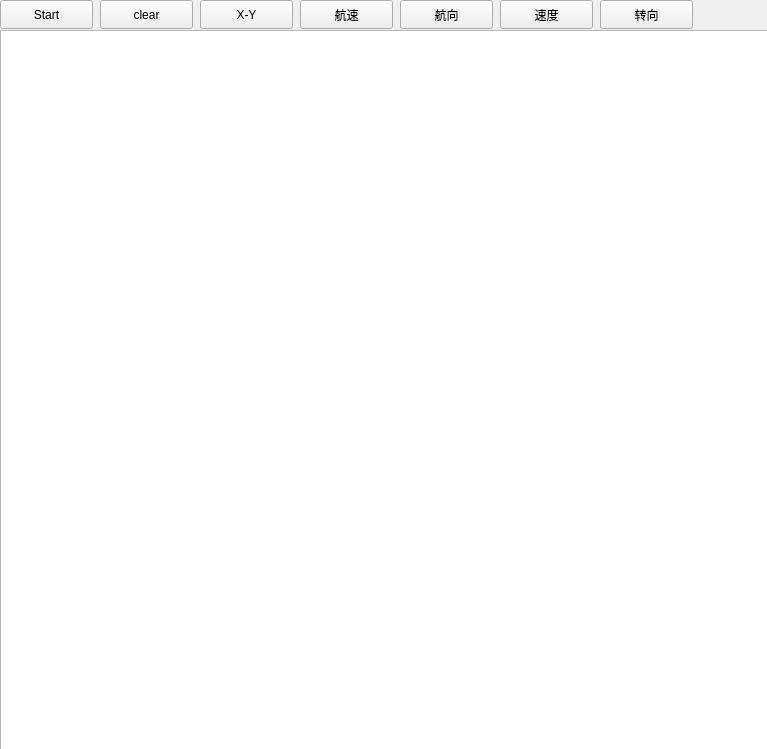
<?xml version="1.0" encoding="UTF-8"?>
<ui version="4.0">
 <class>Form</class>
 <widget class="QWidget" name="Form">
  <property name="geometry">
   <rect>
    <x>0</x>
    <y>0</y>
    <width>767</width>
    <height>749</height>
   </rect>
  </property>
  <property name="windowTitle">
   <string>Form</string>
  </property>
  <widget class="QChartView" name="graphicsView">
   <property name="geometry">
    <rect>
     <x>0</x>
     <y>30</y>
     <width>781</width>
     <height>721</height>
    </rect>
   </property>
  </widget>
  <widget class="QPushButton" name="Clear">
   <property name="geometry">
    <rect>
     <x>100</x>
     <y>0</y>
     <width>93</width>
     <height>29</height>
    </rect>
   </property>
   <property name="text">
    <string>clear</string>
   </property>
  </widget>
  <widget class="QPushButton" name="StartAndStop">
   <property name="geometry">
    <rect>
     <x>0</x>
     <y>0</y>
     <width>93</width>
     <height>29</height>
    </rect>
   </property>
   <property name="text">
    <string>Start</string>
   </property>
  </widget>
  <widget class="QPushButton" name="showVelocity">
   <property name="geometry">
    <rect>
     <x>300</x>
     <y>0</y>
     <width>93</width>
     <height>29</height>
    </rect>
   </property>
   <property name="text">
    <string>航速</string>
   </property>
  </widget>
  <widget class="QPushButton" name="showXY">
   <property name="geometry">
    <rect>
     <x>200</x>
     <y>0</y>
     <width>93</width>
     <height>29</height>
    </rect>
   </property>
   <property name="text">
    <string>X-Y</string>
   </property>
  </widget>
  <widget class="QPushButton" name="showCourse">
   <property name="geometry">
    <rect>
     <x>400</x>
     <y>0</y>
     <width>93</width>
     <height>29</height>
    </rect>
   </property>
   <property name="text">
    <string>航向</string>
   </property>
  </widget>
  <widget class="QPushButton" name="showVel">
   <property name="geometry">
    <rect>
     <x>500</x>
     <y>0</y>
     <width>93</width>
     <height>29</height>
    </rect>
   </property>
   <property name="text">
    <string>速度</string>
   </property>
  </widget>
  <widget class="QPushButton" name="showTurn">
   <property name="geometry">
    <rect>
     <x>600</x>
     <y>0</y>
     <width>93</width>
     <height>29</height>
    </rect>
   </property>
   <property name="text">
    <string>转向</string>
   </property>
  </widget>
 </widget>
 <customwidgets>
  <customwidget>
   <class>QChartView</class>
   <extends>QGraphicsView</extends>
   <header location="global">qchartview.h</header>
  </customwidget>
 </customwidgets>
 <resources/>
 <connections/>
</ui>
